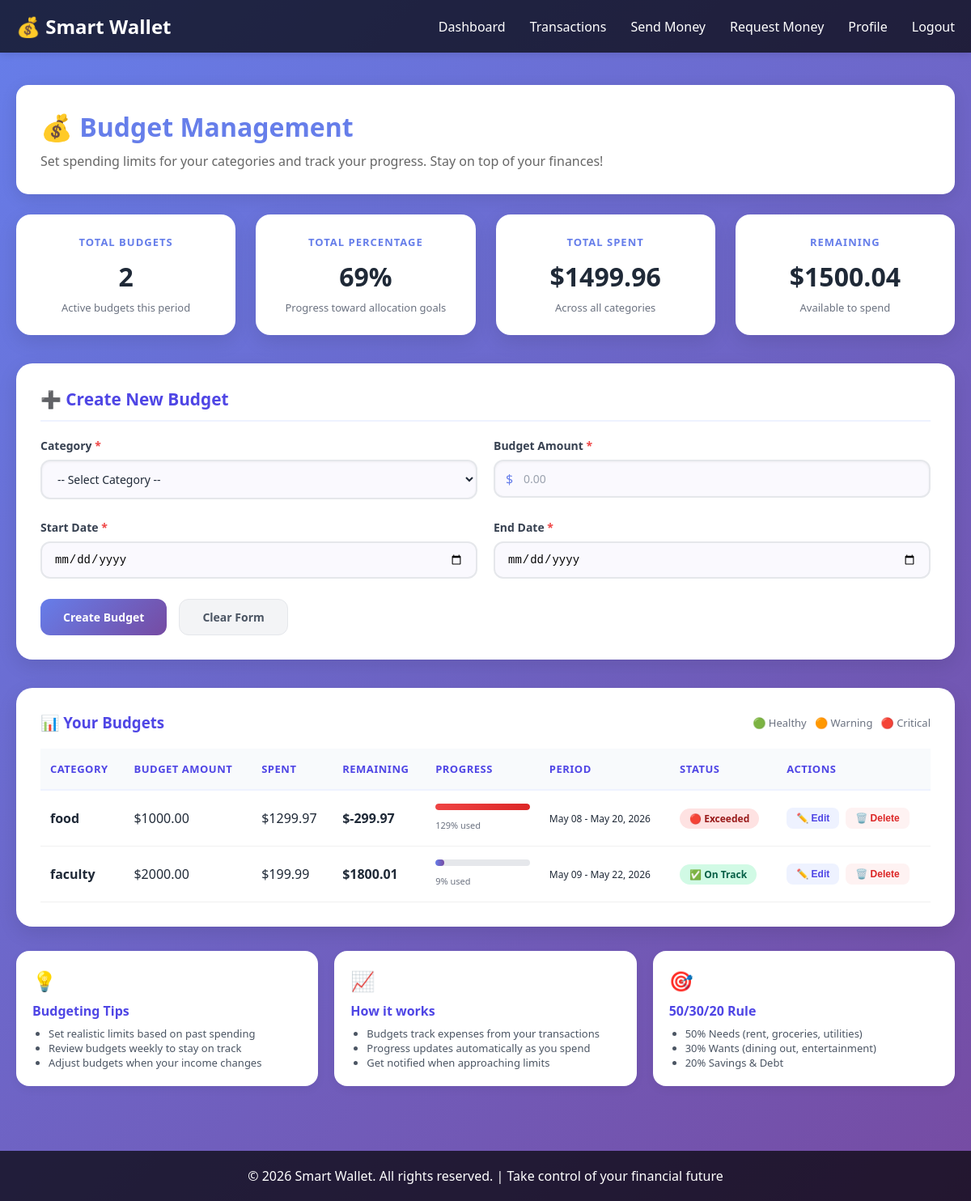
The page /transaction/budgets/ (signed in) on the database its author committed.
### transactions/models.py (models this page shows, shortened)
class Budget(models.Model):
    wallet = models.ForeignKey('user.Wallet', on_delete=models.CASCADE, related_name='budgets')
    status_choices=[
        ('active','Active'),
        ('expired','Expired'),
        ('completed','Completed')
    ]
    category = models.ForeignKey(
        Category,
        on_delete=models.CASCADE,
        related_name='budgets'
    )
    status=models.CharField(max_length=255,choices=status_choices,default='active')
    amount = models.DecimalField(max_digits=10, decimal_places=2)
    spended = models.DecimalField(max_digits=10, decimal_places=2, default=0)
    start_at = models.DateField()
    end_at = models.DateField()
    percentage = models.IntegerField(default=0)
    remaining = models.DecimalField(max_digits=10, decimal_places=2, default=0)

class Category(models.Model):
    wallet = models.ForeignKey('user.Wallet', on_delete=models.CASCADE, related_name='categories')
    name = models.CharField(max_length=255)
    class Meta:
        unique_together = ('wallet', 'name')

### transactions/views.py (the view, shortened to what this page needs)
@login_required
def view_budget(request):
    user = request.user
    wallet = user.wallet
    categories = trans_models.Category.objects.filter(wallet=wallet)
    budgets = trans_models.Budget.objects.filter(wallet=wallet)
    total_percantage = budgets.aggregate(
            total=Sum('percentage')
        )['total'] or 0
    num_of_budgets = budgets.aggregate(
            total=Count('id')
        )['total'] or 0
    try:
        percentage = total_percantage / num_of_budgets or 0
    except:
        percentage = 0
    total_spent = budgets.aggregate(
            total=Sum('spended')
        )['total'] or 0
    total_remaining = budgets.aggregate(
            total=Sum('remaining')
        )['total'] or 0
    context = {
        'categories': categories,
        'budgets': budgets,
        'editing_budget': None,
        'total_spent':total_spent,
        'total_remaining':total_remaining,
        'total_percentage' : percentage
    }
    edit_id = request.GET.get('edit_id')
    if edit_id:
        context['editing_budget'] = trans_models.Budget.objects.get(id=edit_id)
    return render(request, 'budget.html', context)

### templates/budget.html (shortened to what this page needs)
<!DOCTYPE html>
{% load static %}
<html lang="en">
<head>
    <link rel="stylesheet" href="{% static 'css/style.css' %}">
</head>
<body id="budget-body">
    <header id="budget-header">
        <nav id="budget-nav">
            <div class="logo">💰 Smart Wallet</div>
            <ul class="nav-links">
                <li><a href="{% url 'home' %}">Dashboard</a></li>
                <li><a href="{% url 'transactions' %}">Transactions</a></li>
                <li><a href="{% url 'send_money' %}">Send Money</a></li>
                <li><a href="{% url 'request_money' %}">Request Money</a></li>
                <li><a href="{% url 'profile' %}">Profile</a></li>
                <li><a href="{% url 'logout' %}">Logout</a></li>
            </ul>
        </nav>
    </header>
    <div id="budget-container">
        <div class="welcome-section" style="margin-bottom: 25px;">
            <h1>💰 Budget Management</h1>
            <p>Set spending limits for your categories and track your progress. Stay on top of your finances!</p>
        </div>
        <div class="budget-stats-grid">
            <div class="budget-stat-card">
                <div class="budget-stat-label">Total Budgets</div>
                <div class="budget-stat-value">{{ budgets|length }}</div>
                <div class="budget-stat-sub">Active budgets this period</div>
            </div>
            <div class="budget-stat-card">
                <div class="budget-stat-label">Total Percentage</div>
                <div class="budget-stat-value">{{ total_percentage|floatformat:0 }}%</div>
                <div class="budget-stat-sub">Progress toward allocation goals</div>
            </div>
            <div class="budget-stat-card">
                <div class="budget-stat-label">Total Spent</div>
                <div class="budget-stat-value">${{ total_spent|floatformat:2|default:"0.00" }}</div>
                <div class="budget-stat-sub">Across all categories</div>
            </div>
            <div class="budget-stat-card">
                <div class="budget-stat-label">Remaining</div>
                <div class="budget-stat-value">${{ total_remaining|floatformat:2|default:"0.00" }}</div>
                <div class="budget-stat-sub">Available to spend</div>
            </div>
        </div>
        <div class="budget-form-card">
            <div class="budget-form-title">
                {% if editing_budget %}
                    ✏️ Edit Budget
                {% else %}
                    ➕ Create New Budget
                {% endif %}
            </div>
            <form method="post" action="">
                <div class="form-row">
                    <div class="form-group-budget">
                        <label for="category">Category <span class="required">*</span></label>
                        <select name="category_id" id="category" required>
                            <option value="">-- Select Category --</option>
                        </select>
                    </div>
                    <div class="form-group-budget">
                        <label for="amount">Budget Amount <span class="required">*</span></label>
                        <div class="amount-input-group" style="position: relative;">
                            <span style="position: absolute; left: 15px; top: 50%; transform: translateY(-50%); color: #667eea;">$</span>
                            <input type="number" id="amount" name="amount" step="0.01" min="0"
                                   placeholder="0.00" required
                                   style="padding-left: 35px;"
                                   value="{% if editing_budget %}{{ editing_budget.amount }}{% endif %}">
                        </div>
                    </div>
                </div>
                <div class="form-row">
                    <div class="form-group-budget">
                        <label for="start_at">Start Date <span class="required">*</span></label>
                        <input type="date" id="start_at" name="start_at" required
                               value="{% if editing_budget %}{{ editing_budget.start_at|date:'Y-m-d' }}{% endif %}">
                    </div>
                    <div class="form-group-budget">
                        <label for="end_at">End Date <span class="required">*</span></label>
                        <input type="date" id="end_at" name="end_at" required
                               value="{% if editing_budget %}{{ editing_budget.end_at|date:'Y-m-d' }}{% endif %}">
                    </div>
                </div>
                <div class="form-actions-budget">
                    <button type="submit" class="btn-budget btn-budget-primary" name="create-budget">
                        {% if editing_budget %}Update Budget{% else %}Create Budget{% endif %}
                    </button>
                    {% if editing_budget %}
                        <a href="" class="btn-budget btn-budget-secondary">Cancel Edit</a>
                    {% else %}
                        <button type="reset" class="btn-budget btn-budget-secondary">Clear Form</button>
                    {% endif %}
                </div>
            </form>
        </div>
        <div class="budgets-list-card">
            <div style="display: flex; justify-content: space-between; align-items: center; margin-bottom: 20px; flex-wrap: wrap;">
                <h3 style="color: #4f46e5; margin: 0;">📊 Your Budgets</h3>
                <div style="font-size: 13px; color: #6b7280;">
                    <span style="display: inline-flex; align-items: center; gap: 5px;">🟢 Healthy &nbsp; 🟠 Warning &nbsp; 🔴 Critical</span>
                </div>
            </div>
            {% if budgets %}
                <table class="budgets-table">
                    <thead>
                        <tr>
                            <th>Category</th>
                            <th>Budget Amount</th>
                            <th>Spent</th>
                            <th>Remaining</th>
                            <th>Progress</th>
                            <th>Period</th>
                            <th>Status</th>
                            <th>Actions</th>
                        </tr>
                    </thead>
                    <tbody>
                        {% for budget in budgets %}
                            {% with spent=budget.spended|default:0 %}
                            {% with remaining=budget.amount|floatformat:2|add:"-"|add:spent|floatformat:2 %}
                            {% with percentage=budget.percentage %}
                                <tr>
                                    <td style="font-weight: 600;">{{ budget.category.name }}</td>
                                    <td>${{ budget.amount|floatformat:2 }}</td>
                                    <td>${{ spent|floatformat:2 }}</td>
                                    <td class="{% if remaining < 0 %}negative{% else %}positive{% endif %}">
                                        ${{ budget.remaining |floatformat:2 }}
                                    </td>
                                    <td style="min-width: 130px;">
                                        <div class="progress-bar-container">
                                            <div class="progress-bar-fill {% if percentage > 100 %}over-budget{% endif %}"
                                                 style="width: {% if percentage > 100 %}100{% else %}{{ percentage }}{% endif %}%;"></div>
                                        </div>
                                        <span style="font-size: 11px; color: #6b7280;">{{ percentage|floatformat:0 }}% used</span>
                                    </td>
                                    <td style="font-size: 12px;">
                                        {{ budget.start_at|date:"M d" }} - {{ budget.end_at|date:"M d, Y" }}
                                    </td>
                                    <td>
                                        {% if percentage <= 70 %}
                                            <span class="budget-status status-healthy">✅ On Track</span>
                                        {% elif percentage <= 100 %}
                                            <span class="budget-status status-warning">⚠️ Warning</span>
                                        {% else %}
                                            <span class="budget-status status-critical">🔴 Exceeded</span>
                                        {% endif %}
                                    </td>
                                    <td>
                                        <div class="action-buttons">
                                            <form method="get" action="" style="display: inline;">
                                                <button type="submit" class="edit-btn">✏️ Edit</button>
                                            </form>
                                            <form method="post" action="{% url 'delete_budget' budget.id %}"
                                                style="display: inline;"
                                                onsubmit="return confirm('Are you sure you want to delete this budget?');">
                                                <button type="submit" class="delete-btn">🗑️ Delete</button>
                                            </form>
                                        </div>
                                    </td>
                                </tr>
                            {% endwith %}
                            {% endwith %}
                            {% endwith %}
                        {% endfor %}
                    </tbody>
                </table>
            {% else %}
                <div class="empty-state-budget">
                    <div style="font-size: 48px; margin-bottom: 15px;">📋</div>
                    <p style="font-size: 16px; margin-bottom: 8px;">No budgets created yet</p>
                    <p style="font-size: 14px; color: #9ca3af;">Create your first budget above to start tracking your spending limits!</p>
                </div>
            {% endif %}
        </div>
        <div style="margin-top: 30px; display: grid; grid-template-columns: repeat(auto-fit, minmax(280px, 1fr)); gap: 20px;">
            <div style="background: white; border-radius: 16px; padding: 20px; box-shadow: 0 4px 12px rgba(0,0,0,0.05);">
                <div style="font-size: 24px; margin-bottom: 10px;">💡</div>
                <h4 style="color: #4f46e5; margin-bottom: 8px;">Budgeting Tips</h4>
                <ul style="margin: 0; padding-left: 20px; color: #4b5563; font-size: 13px;">
                    <li>Set realistic limits based on past spending</li>
                    <li>Review budgets weekly to stay on track</li>
                    <li>Adjust budgets when your income changes</li>
                </ul>
            </div>
            <div style="background: white; border-radius: 16px; padding: 20px; box-shadow: 0 4px 12px rgba(0,0,0,0.05);">
                <div style="font-size: 24px; margin-bottom: 10px;">📈</div>
                <h4 style="color: #4f46e5; margin-bottom: 8px;">How it works</h4>
                <ul style="margin: 0; padding-left: 20px; color: #4b5563; font-size: 13px;">
                    <li>Budgets track expenses from your transactions</li>
                    <li>Progress updates automatically as you spend</li>
                    <li>Get notified when approaching limits</li>
                </ul>
            </div>
            <div style="background: white; border-radius: 16px; padding: 20px; box-shadow: 0 4px 12px rgba(0,0,0,0.05);">
                <div style="font-size: 24px; margin-bottom: 10px;">🎯</div>
                <h4 style="color: #4f46e5; margin-bottom: 8px;">50/30/20 Rule</h4>
                <ul style="margin: 0; padding-left: 20px; color: #4b5563; font-size: 13px;">
                    <li>50% Needs (rent, groceries, utilities)</li>
                    <li>30% Wants (dining out, entertainment)</li>
                    <li>20% Savings & Debt</li>
                </ul>
            </div>
        </div>
    </div>
    <footer style="background-color: rgba(0, 0, 0, 0.7); color: #fff; text-align: center; padding: 20px; margin-top: 40px;">
        <p>&copy; 2026 Smart Wallet. All rights reserved. | Take control of your financial future</p>
    </footer>
</body>
</html>

### static/css/style.css (style rules this page uses)
* { margin: 0; padding: 0; box-sizing: border-box; }
.logo { font-size: 24px; font-weight: bold; color: #fff; }
.nav-links { display: flex; gap: 30px; list-style: none; }
.nav-links a { color: #fff; text-decoration: none; transition: color 0.3s; }
.welcome-section { background: white; border-radius: 15px; padding: 30px; margin-bottom: 30px; box-shadow: 0 5px 20px rgba(0, 0, 0, 0.1); }
.welcome-section h1 { color: #667eea; margin-bottom: 10px; }
.welcome-section p { color: #666; font-size: 16px; }
footer { background-color: rgba(0, 0, 0, 0.7); color: #fff; text-align: center; padding: 20px; margin-top: 40px; }
.positive { color: #27ae60; font-weight: 700; }
input[type="text"], input[type="email"], input[type="password"], input[type="number"], textarea, select, .form-input { width: 100%; padding: 14px 16px; border: 1px solid #e0e0e0; border-radius: 12px; font-size: 1rem; font-family: 'Segoe UI', Tahoma, Geneva, Verdana, sans-serif; color: #1f2937; background-color: #f9fafb; outline: none; transition: all 0.3s ease; box-shadow: inset 0 1px 3px rgba(0, 0, 0, 0.05); }
input[type="text"]::placeholder, input[type="email"]::placeholder, input[type="password"]::placeholder, input[type="number"]::placeholder, textarea::placeholder { color: #9ca3af; }
label { display: block; margin-bottom: 8px; font-weight: 500; color: #374151; font-size: 0.95rem; transition: color 0.2s; }
table { width: 100%; border-collapse: collapse; }
th, td { padding: 12px; text-align: left; border-bottom: 1px solid #eee; }
th { background-color: #f8f9fa; font-weight: 600; color: #333; }
.positive { color: #10b981; }
.amount-input-group { position: relative; display: flex; align-items: center; }
.amount-input-group input { padding-left: 35px; }

### rows shown on the page
Budget: category.name "food", amount "1000.00", spended "1299.97", remaining "-299.97", percentage "129", start_at "May 08", end_at "May 20, 2026", shows "🔴 Exceeded"
Budget: category.name "faculty", amount "2000.00", spended "199.99", remaining "1800.01", percentage "9", start_at "May 09", end_at "May 22, 2026", shows "✅ On Track"

### other values the page prints
{{ budgets|length }} "2"
{{ total_percentage|floatformat:0 }} "69"
{{ total_spent|floatformat:2|default:"0.00" }} "1499.96"
{{ total_remaining|floatformat:2|default:"0.00" }} "1500.04"
